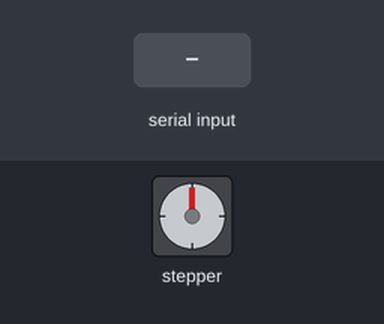
The sketch below on a simulated Arduino Uno, built with avr-gcc and run on an emulated ATmega328P. On the bench: stepper motor. Wiring (inferred from the names in the program): stepper motor driver (200 steps per turn assumed): step pin 2; direction pin 5. The test bench sets the inputs (shaded band).

Above: at 1.2 s.
1.3 s: "90,45\n" received over Serial
At 2.5 s:
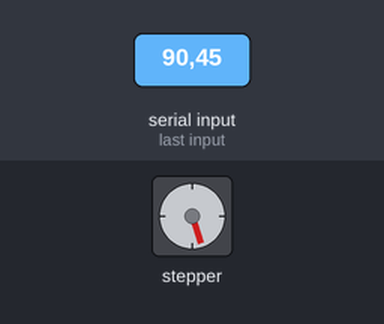
2.8 s: "30,150\n" received over Serial
At 3.8 s:
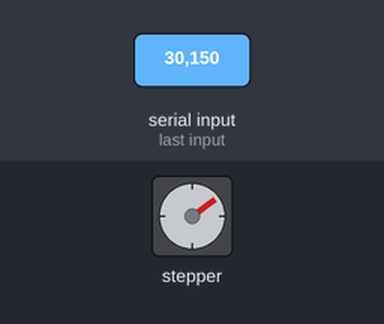
4.3 s: "90\n" received over Serial
At 5.0 s:
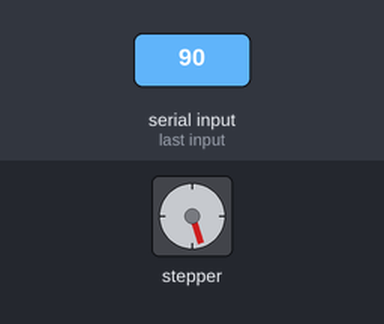
Timing chart, 0 to 7.3 s (numbered marks = the images above; inputs shaded):
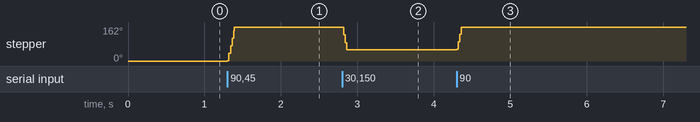

The sketch:

arduino.ino
```cpp
// version 0.0.1

const int STEP = 0.025; //mm; just for information
const int STEP_DELAY = 500; //microseconds

const int STEP_PIN = 2;
const int DIRECTION_PIN = 5;

const int DEFAULT_POS = 0;
long current_pos = 0;

void setup() {
    Serial.begin(115200);

    pinMode(STEP_PIN, OUTPUT);
    pinMode(DIRECTION_PIN, OUTPUT);

    digitalWrite(DIRECTION_PIN, HIGH);

}

void slide() {
    digitalWrite(STEP_PIN, HIGH);
    delayMicroseconds(STEP_DELAY);
    digitalWrite(STEP_PIN, LOW);
    delayMicroseconds(STEP_DELAY);
}

void loop() {
    if (Serial.available()) {
        long target_pos;

        String line = Serial.readStringUntil('\n');
        if (line.length() > 0) {
            target_pos = line.toInt();
        } else {
            return;
        }

        long diff = 0;

        if (target_pos < current_pos) {
            diff = current_pos - target_pos;
        } else if (target_pos > current_pos) {
            diff = target_pos - current_pos;
        }

        for (long i = 0; i < diff; i++) {
            if (target_pos < current_pos) {
                digitalWrite(DIRECTION_PIN, LOW);
            } else if (target_pos > current_pos) {
                digitalWrite(DIRECTION_PIN, HIGH);
            }
            slide();
        }

        current_pos = target_pos;
    }
}
```

Measured:
- after the input at 1.3 s, stepper: turns 162° clockwise, starting at once
- after the input at 2.8 s, stepper: turns 108° counter-clockwise, starting at once
- after the input at 4.3 s, stepper: turns 108° clockwise, starting at once
